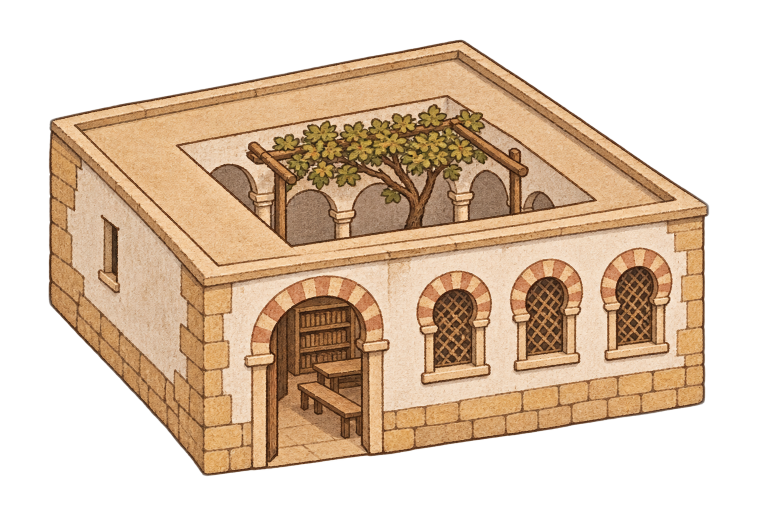
#> input picture scripts/quarter_scene_sources/kehillah_beit_midrash_mena_s1.png, 1536 x 1024 px (shown at 1/2 size)
$ python -i kehillah_quarter_scene_art.py   (imports and definitions only)
#> lines starting #> are read from the running program, lines starting #| are printed output that depends on the picture
#> further down, picture is the input picture: PIL image 1536x1024 RGBA; mean R, G, B, A 108.7, 86, 63.4, 140.3
### scripts/make_trait_icons.py
"""Generate CK3 trait icons: AI image -> background removed -> cropped -> 120x120 DDS.

Usage:
  python scripts/make_trait_icons.py                      # every trait in the prompts file
  python scripts/make_trait_icons.py kohen levite         # just these
  python scripts/make_trait_icons.py kohen --from-image my.png   # skip generation, process a file
  python scripts/make_trait_icons.py --reprocess          # rebuild DDS from saved sources, no API calls

Needs OPENAI_API_KEY in the environment (never put it in the repo) and `pip install rembg[cpu]`.
Raw generations are kept in scripts/trait_icon_sources/ so icons can be rebuilt without paying again.
"""
import argparse
import base64
import io
import json
import os
import sys
import urllib.error
import urllib.request
from pathlib import Path

from PIL import Image

ROOT = Path(__file__).resolve().parent.parent
PROMPTS = ROOT / "scripts" / "trait_icon_prompts.json"
SOURCES = ROOT / "scripts" / "trait_icon_sources"
OUT_DIR = ROOT / "gfx" / "interface" / "icons" / "traits"
ICON_SIZE = 120
MARGIN = 0.08
API_URL = "https://api.openai.com/v1/images/generations"


# [22 lines left out: function generate, not called in this run]


def has_transparency(img):
    alpha = img.getchannel("A")
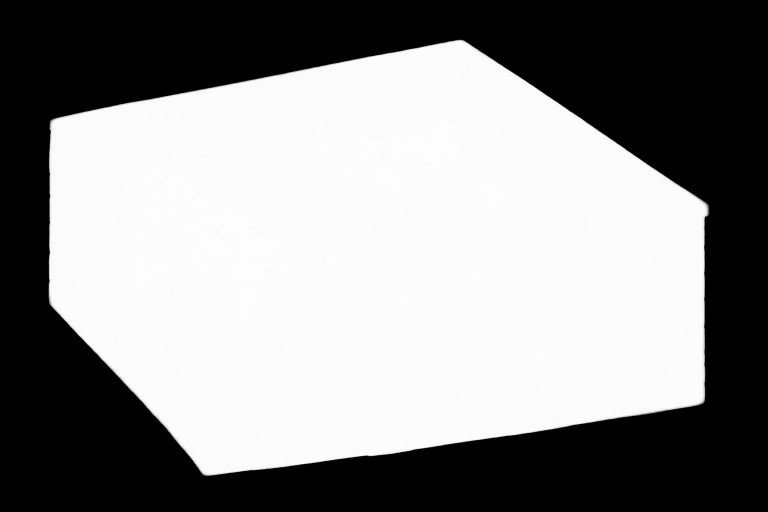
#> alpha: PIL image 1536x1024 L (shown at 1/2 size); min 0, max 254, mean 140.3
    lo, _ = alpha.getextrema()
#> lo = 0
    if lo > 200:
        return False
    return sum(1 for a in alpha.getdata() if a < 16) > img.width * img.height * 0.05


def strip_background(img):
    if has_transparency(img):
        return img
    from rembg import new_session, remove
    # rembg's default model (bria_rmbg) exhausts memory on this machine; u2net is light.
    return remove(img, session=new_session("u2net")).convert("RGBA")


# [57 lines left out: functions crop_and_square, write_icon, main, not called in this run]


# [2 lines that do not run on import are left out]

### scripts/kehillah_quarter_scene_art.py
"""Paint the Kehillah Quarter's building scenes (art level 3, Quarter spec section 10).

CK3 draws each domicile building as a painted, transparent 512x512 texture
plus a PNG intersection mask (white where the building is), in
gfx/interface/window_domiciles/. This script generates one per building
family and region from the prompts in kehillah_quarter_scene_prompts.json,
removes the background, and writes both files under
gfx/interface/window_domiciles/kehillah_<family>_<region>.dds / _mask.png.

The buildings file still points at vanilla merchant-company art (level 1).
After a run, point a family's `asset` blocks at the new files (the
paths are printed).

    python scripts/kehillah_quarter_scene_art.py                 # every family and region
    python scripts/kehillah_quarter_scene_art.py synagogue       # one family
    python scripts/kehillah_quarter_scene_art.py --reprocess     # rebuild from saved sources

Needs OPENAI_API_KEY in the environment (never in the repo) and
`pip install rembg[cpu]`, as scripts/make_trait_icons.py does. Raw
generations are kept in scripts/quarter_scene_sources/ so the textures can
be rebuilt without paying again.
"""
import argparse
import json
import sys
from pathlib import Path

from PIL import Image

sys.path.insert(0, str(Path(__file__).resolve().parent))
from make_trait_icons import generate, strip_background  # noqa: E402

ROOT = Path(__file__).resolve().parent.parent
PROMPTS = ROOT / "scripts" / "kehillah_quarter_scene_prompts.json"
SOURCES = ROOT / "scripts" / "quarter_scene_sources"
OUT = ROOT / "gfx" / "interface" / "window_domiciles"
SIZE = 512


def finish(img):
    img = strip_background(img)
    bbox = img.getchannel("A").point(lambda a: 255 if a > 8 else 0).getbbox()
#> bbox = (97, 79, 1419, 953)
    img = img.crop(bbox)
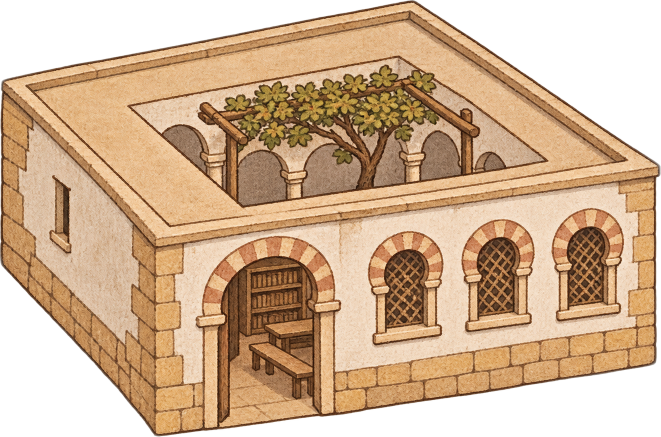
#> img: PIL image 1322x874 RGBA (shown at 1/2 size); mean R, G, B, A 147.9, 117, 86.2, 191.1; transparent parts drawn white
    scale = (SIZE * 0.92) / max(img.size)
#> scale = 0.356
    img = img.resize((round(img.width * scale), round(img.height * scale)), Image.LANCZOS)
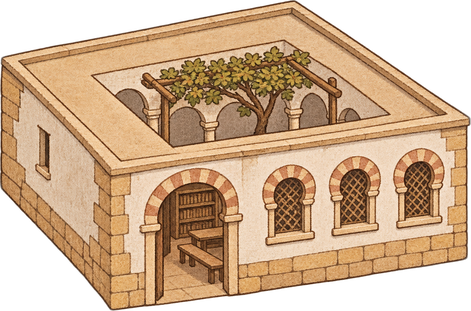
#> img: PIL image 471x311 RGBA; mean R, G, B, A 147.5, 116.5, 85.7, 191.1; transparent parts drawn white
    canvas = Image.new("RGBA", (SIZE, SIZE), (0, 0, 0, 0))
#> canvas: PIL image 512x512 RGBA; every value is 0
    canvas.paste(img, ((SIZE - img.width) // 2, SIZE - img.height - 8), img)
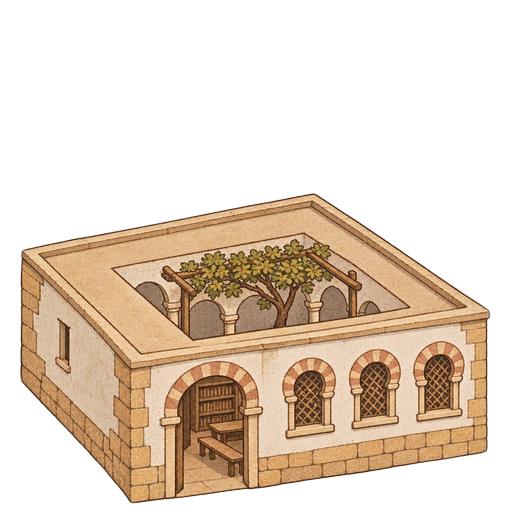
#> canvas: PIL image 512x512 RGBA; mean R, G, B, A 80.7, 63.9, 47.1, 105.1; transparent parts drawn white
    mask = canvas.getchannel("A").point(lambda a: 255 if a > 40 else 0).convert("RGBA")
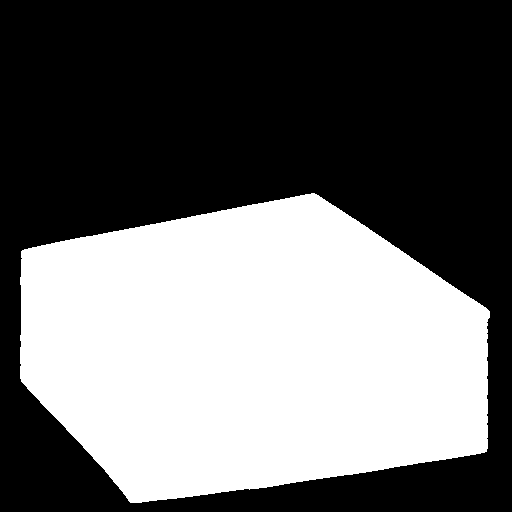
#> mask: PIL image 512x512 RGBA; mean R, G, B, A 108.4, 108.4, 108.4, 255
    return canvas, mask


def main():
    ap = argparse.ArgumentParser(description=__doc__, formatter_class=argparse.RawDescriptionHelpFormatter)
    ap.add_argument("families", nargs="*")
    ap.add_argument("--reprocess", action="store_true")
    ap.add_argument("--model", default="gpt-image-1")
    args = ap.parse_args()
    cfg = json.loads(PROMPTS.read_text(encoding="utf-8"))
    families = args.families or list(cfg["families"])
    SOURCES.mkdir(parents=True, exist_ok=True)
    OUT.mkdir(parents=True, exist_ok=True)
    for fam in families:
        for region, regional in cfg["regions"].items():
            name = f"kehillah_{fam}_{region}"
            src = SOURCES / f"{name}.png"
            if args.reprocess:
                if not src.exists():
                    print("skip", name)
                    continue
                img = Image.open(src).convert("RGBA")
            else:
                prompt = f"{cfg['style']} {regional} Subject: {cfg['families'][fam]}"
                img = generate(prompt, args.model)
                img.save(src)
            tex, mask = finish(img)
            tex.save(OUT / f"{name}.dds")
            mask.save(OUT / f"{name}_mask.png")
            print("wrote", f"gfx/interface/window_domiciles/{name}.dds", "and _mask.png")


# [2 lines not run here, left out]

>>> from PIL import Image
>>> picture = Image.open('quarter_scene_sources/kehillah_beit_midrash_mena_s1.png')
>>> result = finish(picture)

$ run again, on scripts/quarter_scene_sources/kehillah_beit_midrash_mena_s5.png
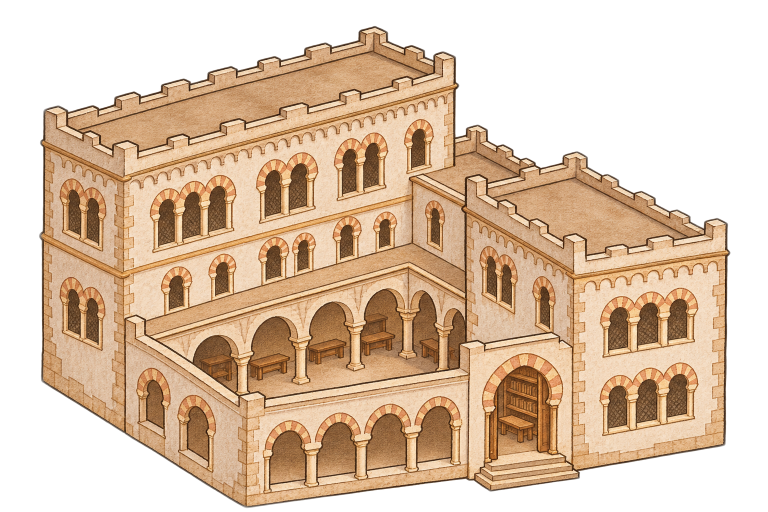
#> input picture scripts/quarter_scene_sources/kehillah_beit_midrash_mena_s5.png, 1536 x 1024 px (shown at 1/2 size)
#> picture is the input picture: PIL image 1536x1024 RGBA; mean R, G, B, A 125, 99.5, 74.9, 157
#> in has_transparency, `alpha = img.getchannel("A")`:
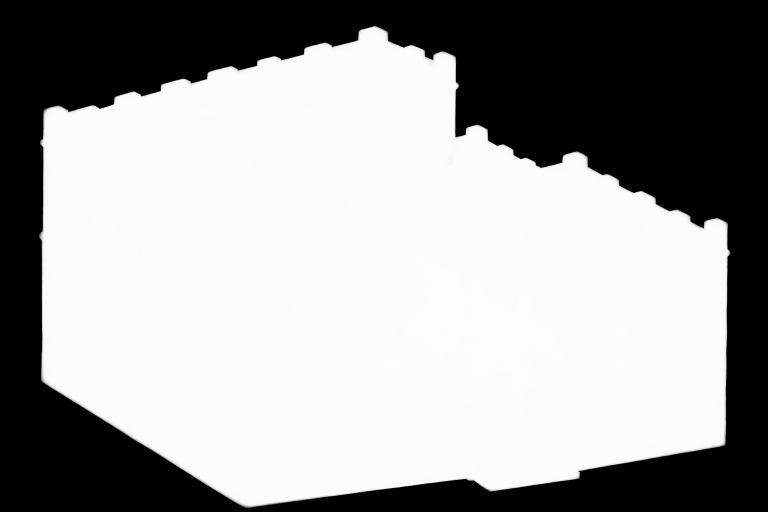
#> alpha: PIL image 1536x1024 L (shown at 1/2 size); min 0, max 254, mean 157
#> lo = 0
#> bbox = (78, 51, 1461, 1017)
#> in finish, `mask = canvas.getchannel("A").point(lambda a: 255 if a > 40 else 0).co..`:
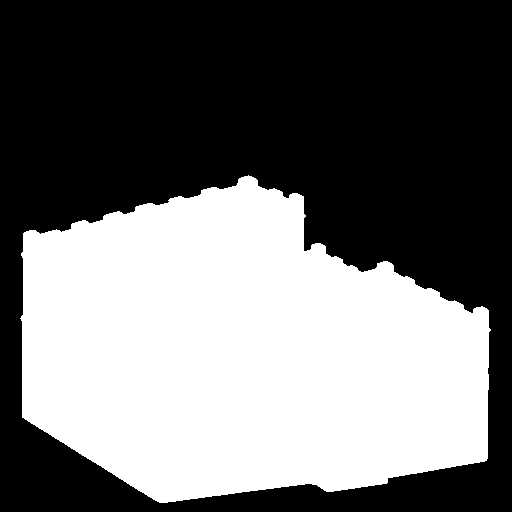
#> mask: PIL image 512x512 RGBA; mean R, G, B, A 110.8, 110.8, 110.8, 255

$ run again, on scripts/quarter_scene_sources/kehillah_beit_midrash_western_s1.png
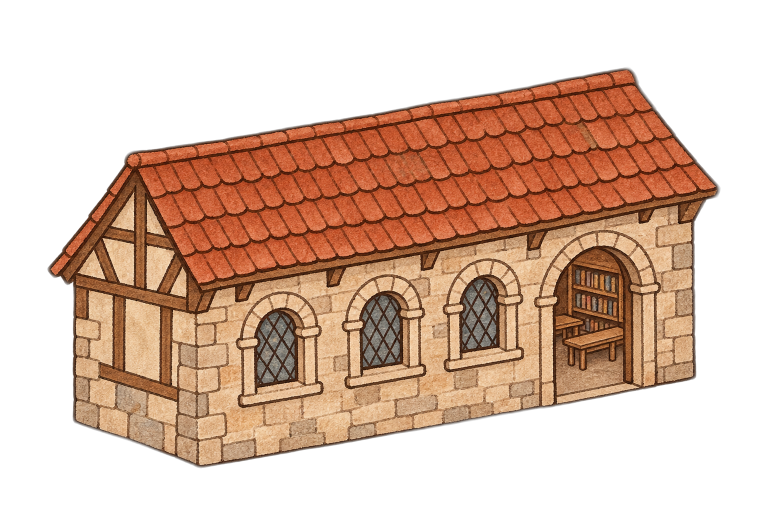
#> input picture scripts/quarter_scene_sources/kehillah_beit_midrash_western_s1.png, 1536 x 1024 px (shown at 1/2 size)
#> picture is the input picture: PIL image 1536x1024 RGBA; mean R, G, B, A 87.3, 57.2, 39.6, 123.2
#> in has_transparency, `alpha = img.getchannel("A")`:
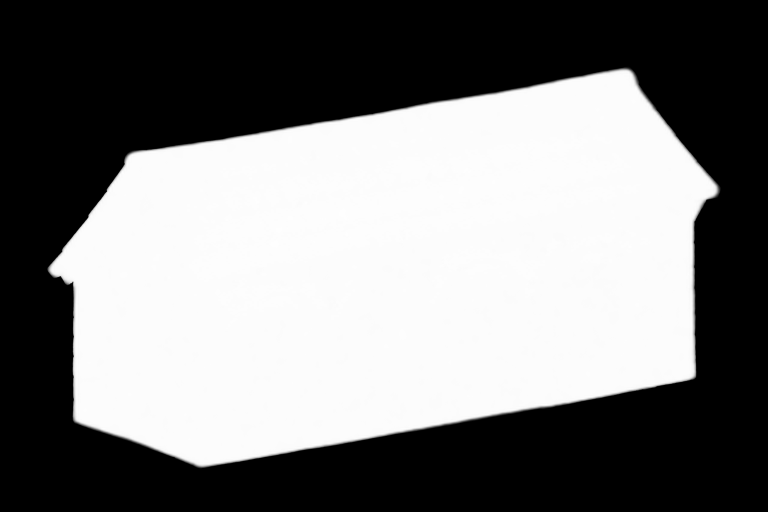
#> alpha: PIL image 1536x1024 L (shown at 1/2 size); min 0, max 254, mean 123.2
#> lo = 0
#> bbox = (94, 134, 1442, 937)
#> in finish, `mask = canvas.getchannel("A").point(lambda a: 255 if a > 40 else 0).co..`:
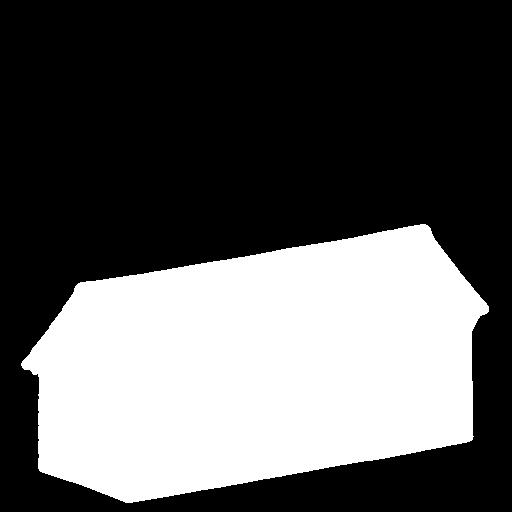
#> mask: PIL image 512x512 RGBA; mean R, G, B, A 91.7, 91.7, 91.7, 255

$ run again, on scripts/quarter_scene_sources/kehillah_beit_midrash_western_s1_v3.png
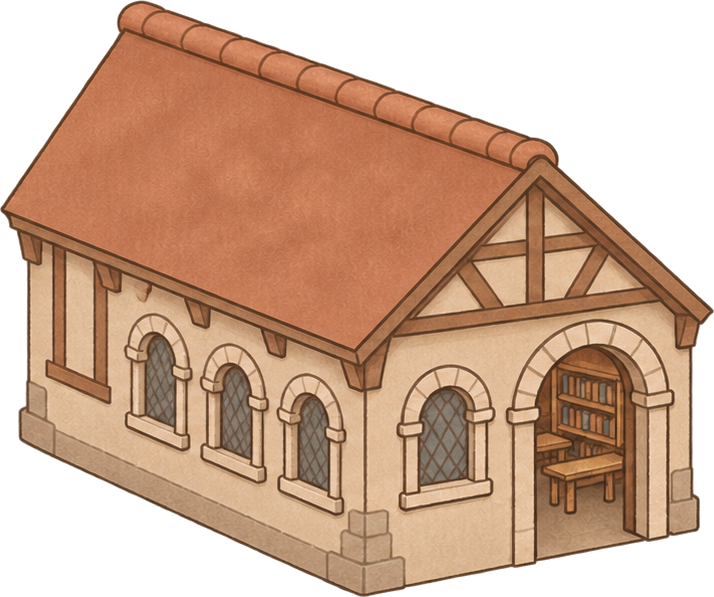
#> input picture scripts/quarter_scene_sources/kehillah_beit_midrash_western_s1_v3.png, 714 x 597 px
#> picture is the input picture: PIL image 714x597 RGBA; mean R, G, B, A 128.8, 92.9, 69, 173.7
#> in has_transparency, `alpha = img.getchannel("A")`:
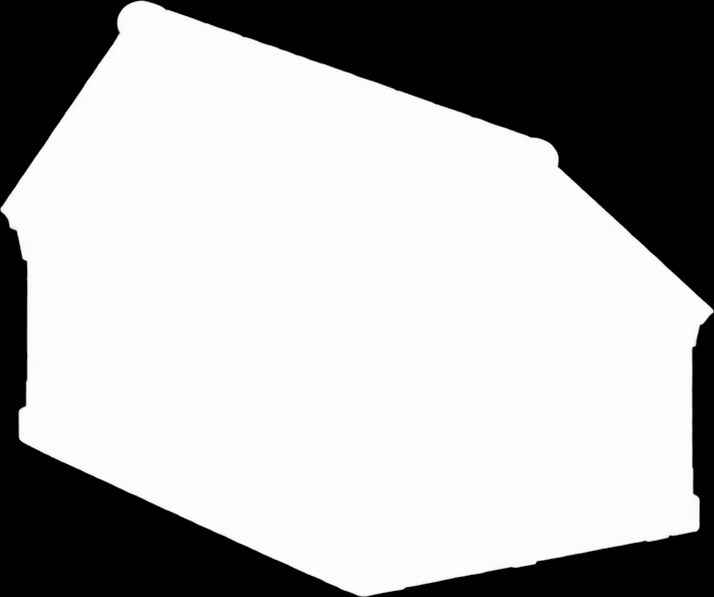
#> alpha: PIL image 714x597 L; min 0, max 255, mean 173.7
#> lo = 0
#> bbox = (0, 0, 714, 597)
#> in finish, `mask = canvas.getchannel("A").point(lambda a: 255 if a > 40 else 0).co..`:
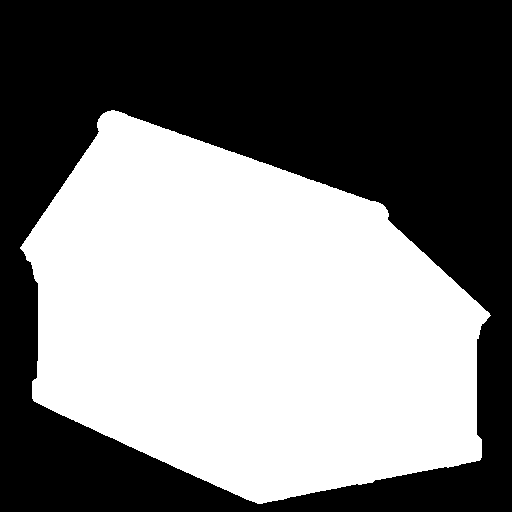
#> mask: PIL image 512x512 RGBA; mean R, G, B, A 124.2, 124.2, 124.2, 255
